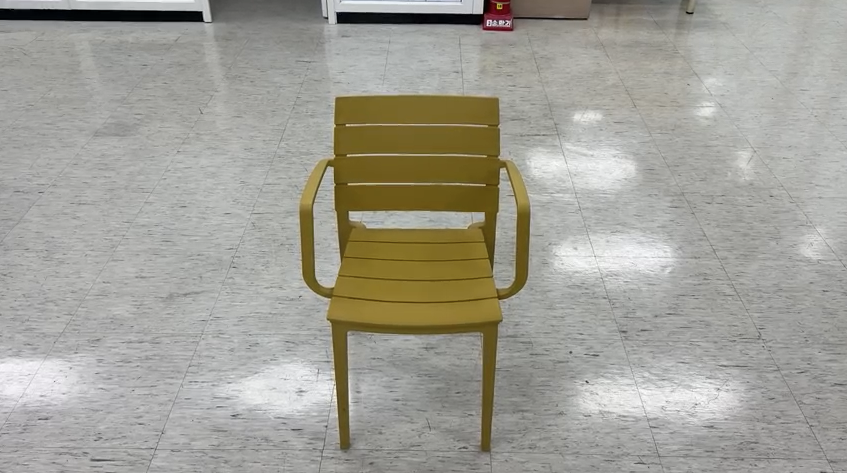
#> input picture assets/chair_template.png, 847 x 473 px, found by its file name
$ python test2.py
#> lines starting #> are read from the running program, lines starting #| are printed output that depends on the picture; after the words box and inside, x2 and y2 are one past the last pixel; in counts of white or black regions, pixels touching at a corner belong together; pictures that were not available may be replaced by others from this repository, and a replacement may not be noted
#> in main, tmpl_bgr is the input picture: shape (473, 847, 3); mean B, G, R 150.8, 159.8, 161.4
#!/usr/bin/env python3
# -*- coding: utf-8 -*-
"""
Step 2b — 엣지 기반 템플릿 매칭 + 원래 FPS로 재생 (정리 버전)
- 엣지(Canny) + 형태학 정리 후 템플릿 매칭
- FPS 스케줄러로 재생 속도 1x 유지 (늦으면 프레임 드롭 옵션)
- 전역 검색 버전 (로컬 검색은 다음 단계에서 추가)

기본 경로:
  영상  : ../img/chair_test_480p_30fps.mp4
  템플릿: /img/chair_template.png
"""

import cv2
import numpy as np
import argparse
from typing import Tuple
import time

# ---------------- 유틸 ----------------
def resize_keep_w(img, max_w: int) -> Tuple:
    """가로폭 기준 리사이즈 (표시/속도 조절). (resized, scale) 반환"""
    h, w = img.shape[:2]
    if max_w and w > max_w:
        scale = max_w / float(w)
        return cv2.resize(img, (int(w * scale), int(h * scale))), scale
    return img, 1.0

def get_method(name: str) -> int:
    table = {
        "TM_SQDIFF": cv2.TM_SQDIFF,
        "TM_SQDIFF_NORMED": cv2.TM_SQDIFF_NORMED,
        "TM_CCORR": cv2.TM_CCORR,
        "TM_CCORR_NORMED": cv2.TM_CCORR_NORMED,
        "TM_CCOEFF": cv2.TM_CCOEFF,
        "TM_CCOEFF_NORMED": cv2.TM_CCOEFF_NORMED,
    }
    return table.get(name.upper(), cv2.TM_CCORR)  # 안전하게 CCORR 기본

# 엣지 + 형태학 정리
def edges_clean(
    bgr,
    blur=3,
    k1=0.66,     # median 기반 아래 임계 비율
    k2=1.33,     # median 기반 위 임계 비율
    op: str = "none",   # "opening" | "closing" | "both" | "none"
    ksize: int = 3,
    open_iter: int = 1,
    close_iter: int = 1,
    min_area: int = 0   # 0이면 면적 필터 끔
):
#> called with blur = 3, k1 = 0.66, k2 = 1.33, op = 'closing', ksize = 3, open_iter = 1, close_iter = 1, min_area = 10
    g = cv2.cvtColor(bgr, cv2.COLOR_BGR2GRAY)
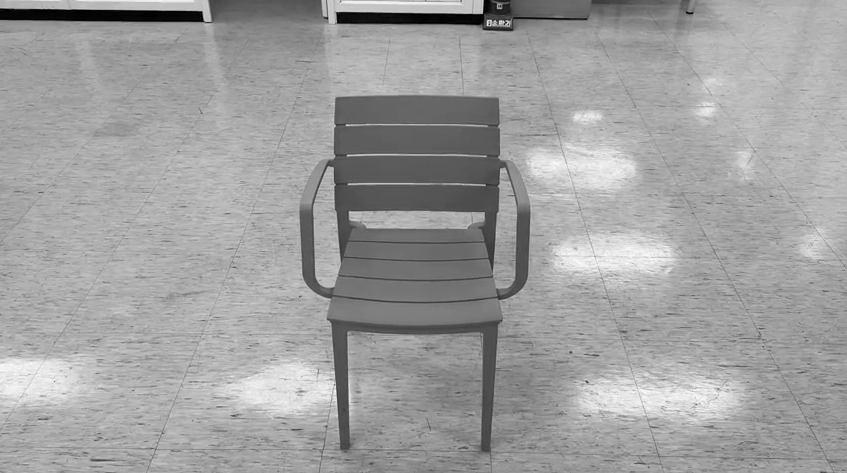
#> g: shape (473, 847); min 0, max 254, mean 159.2
    if blur:
        g = cv2.GaussianBlur(g, (blur, blur), 0)

    med = float(np.median(g))
#> med = 166
    lo = int(max(0, (1.0 - k1) * med))   # ← 인자 k1 사용
#> lo = 56
    hi = int(min(255, (1.0 + k2) * med)) # ← 인자 k2 사용
#> hi = 255
    e = cv2.Canny(g, lo, hi)
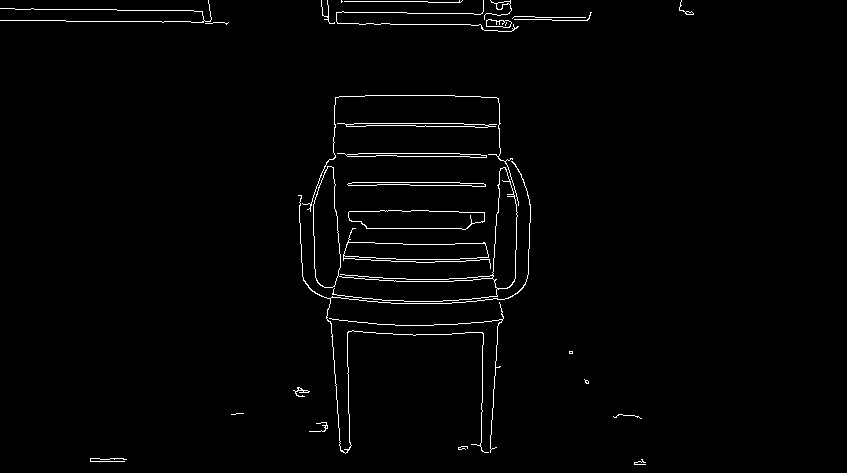
#> e: shape (473, 847); 1.6% white in thin lines or dots, all inside (x1, y1, x2, y2) = (0, 0, 694, 465)

    if op != "none":
        K = cv2.getStructuringElement(cv2.MORPH_RECT, (ksize, ksize))
        if op in ("opening", "both"):
            e = cv2.morphologyEx(e, cv2.MORPH_OPEN,  K, iterations=open_iter)
        if op in ("closing", "both"):
            e = cv2.morphologyEx(e, cv2.MORPH_CLOSE, K, iterations=close_iter)
#> e: shape (473, 847); 2.1% white; 17 white regions (3 under 20 px), largest, box (x1, y1, x2, y2) and area: (298, 95, 531, 454) 5342, (321, 0, 519, 32) 688, (347, 182, 486, 187) 502
            if ksize >= 3:
                e = cv2.erode(e, K, iterations=1)  # 너무 굵어지면 살짝 얇게
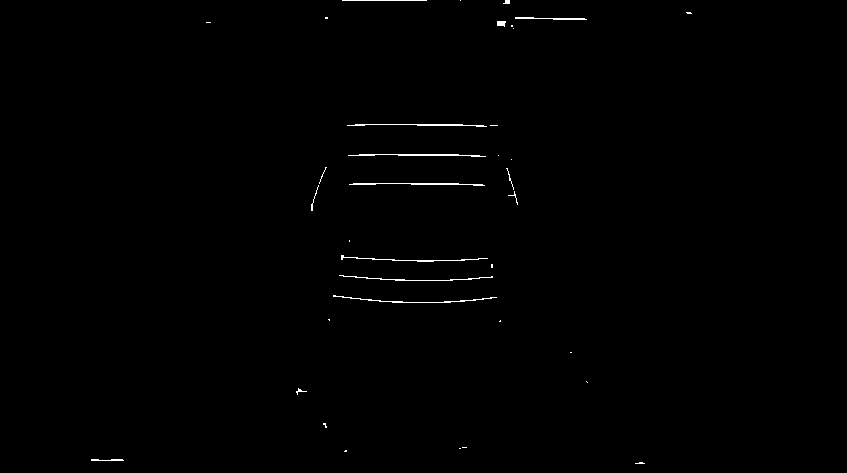
#> e: shape (473, 847); 0.44% white in thin lines or dots, all inside (x1, y1, x2, y2) = (91, 0, 692, 464)

    if min_area > 0:
        n, labels, stats, _ = cv2.connectedComponentsWithStats((e > 0).astype(np.uint8), connectivity=8)
#> labels: shape (473, 847) int32; 37 distinct labels, from 0 to 36
#> n = 37; stats = 37 rows, first 6: [0, 0, 847, 473, 398864], [342, 0, 85, 1, 85], [460, 0, 1, 1, 1], [503, 0, 7, 4, 22], [686, 12, 6, 2, 10], [325, 17, 3, 2, 6]
        mask = np.zeros_like(e)
        for i in range(1, n):  # 0 = background
            if stats[i, cv2.CC_STAT_AREA] >= min_area:
                mask[labels == i] = 255
        e = mask

    return e

# ---------------- 메인 ----------------
def parse_args():
    p = argparse.ArgumentParser(description="Edge-based template matching with FPS scheduler")
    p.add_argument("--video", type=str, default="../img/chair_test_480p_30fps.mp4",
                   help="영상 경로 또는 0(웹캠). 기본: ../img/chair_test_480p_30fps.mp4")
    p.add_argument("--template", type=str, default="/img/chair_template.png",
                   help="템플릿 이미지 경로 (의자 ROI). 기본: /img/chair_template.png")
    p.add_argument("--maxw", type=int, default=1280,
                   help="프레임 표시/처리용 최대 가로폭 (속도/가독성). 기본: 1280")
    p.add_argument("--method", type=str, default="TM_CCORR",
                   help="매칭 방법. 엣지 기반에선 TM_CCORR 권장(정규화 문제 회피)")
    # 형태학 파라미터(필요시 CLI로 튜닝)
    p.add_argument("--tmpl-op", type=str, default="closing",
                   help="템플릿: none|opening|closing|both (기본: closing)")
    p.add_argument("--tmpl-min-area", type=int, default=10,
                   help="템플릿: 작은 조각 제거 임계(픽셀). 기본: 10")
    p.add_argument("--frm-op", type=str, default="none",
                   help="프레임: none|opening|closing|both (기본: none — 네 세팅)")
    p.add_argument("--frm-min-area", type=int, default=0,
                   help="프레임: 작은 조각 제거 임계(픽셀). 기본: 0")
    return p.parse_args()

def main():
    args = parse_args()

    # 입력/템플릿
    source = 0 if str(args.video) == "0" else args.video
    cap = cv2.VideoCapture(source)
    if not cap.isOpened():
        raise SystemExit(f"[Error] Cannot open source: {args.video}")

    tmpl_bgr = cv2.imread(args.template)
    if tmpl_bgr is None:
        cap.release()
        raise SystemExit(f"[Error] Cannot read template: {args.template}")

    # 템플릿 엣지 & 마스크
    tmpl_edges = edges_clean(
        tmpl_bgr, op=args.tmpl_op, ksize=3, open_iter=1, close_iter=1, min_area=args.tmpl_min_area
    )
    tmpl_mask = (tmpl_edges > 0).astype(np.uint8)
    th, tw = tmpl_edges.shape[:2]
#> th = 473; tw = 847
    print(f"[Info] Template edge size: {tw}x{th}")
#| [Info] Template edge size: 847x473

    method = get_method(args.method)
    print(f"[Info] Matching method: {args.method}")

    # FPS 스케줄러
    fps = float(cap.get(cv2.CAP_PROP_FPS) or 0.0)
    if fps <= 0:
        fps = 30.0
    frame_period = 1.0 / fps
    next_tick = time.perf_counter() + frame_period
    DROP_LATE_FRAMES = True
    delay_ms = int(frame_period * 1000)
    print(f"[Info] Source FPS: {fps:.2f} (period={delay_ms} ms)")

    while True:
        ret, frame = cap.read()
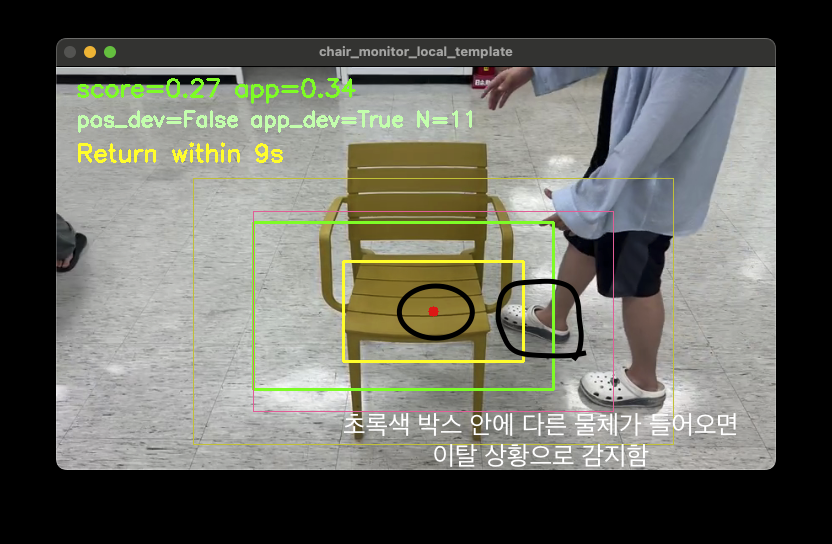
#> input picture src/tests/problem.png, 832 x 544 px, given in place of chair_test_480p_30fps.mp4, which was not available
#> frame is the input picture: shape (544, 832, 3); mean B, G, R 93.8, 102.3, 101.4
        if not ret or frame is None:
            break

        frame_resized, _ = resize_keep_w(frame, args.maxw)

        # 프레임 엣지
        frm_edges = edges_clean(
            frame_resized, op=args.frm_op, ksize=3, open_iter=1, close_iter=1, min_area=args.frm_min_area
        )
#> call 2 of edges_clean, with blur = 3, k1 = 0.66, k2 = 1.33, op = 'none', ksize = 3, open_iter = 1, close_iter = 1, min_area = 0
#> in edges_clean (call 2), `g = cv2.cvtColor(bgr, cv2.COLOR_BGR2GRAY)`:
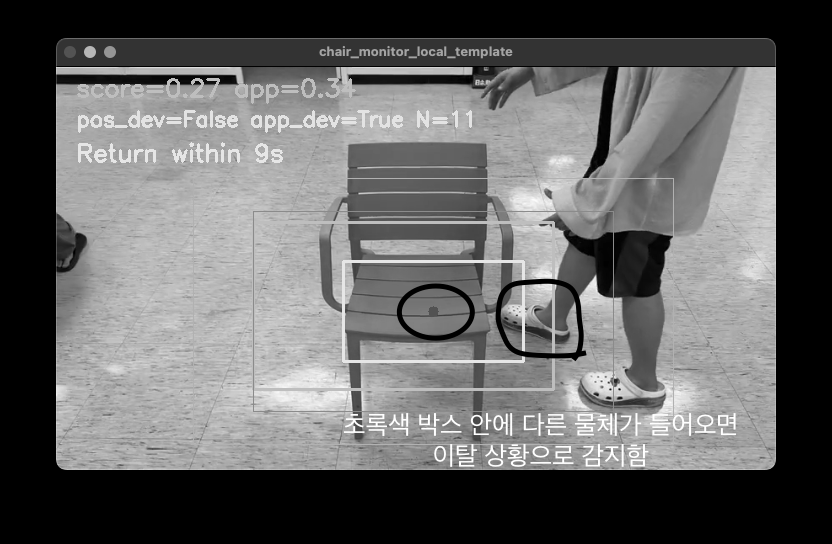
#> g: shape (544, 832); min 0, max 255, mean 101
#> in edges_clean (call 2), `med = float(np.median(g))`: med = 125
#> in edges_clean (call 2), `lo = int(max(0, (1.0 - k1) * med))`: lo = 42
#> in edges_clean (call 2), `e = cv2.Canny(g, lo, hi)`:
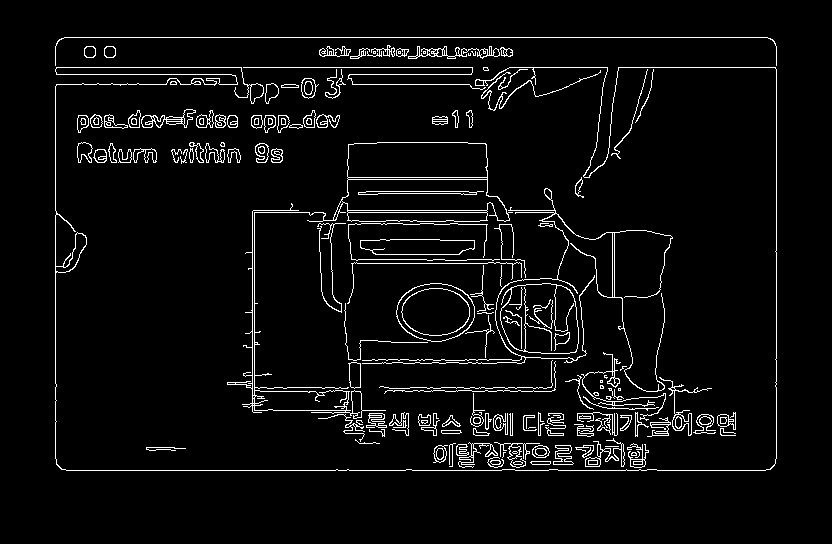
#> e: shape (544, 832); 4.7% white in thin lines or dots, all inside (x1, y1, x2, y2) = (55, 37, 777, 471)

        H, W = frm_edges.shape[:2]
#> H = 544; W = 832
        if th > H or tw > W:
            vis = cv2.cvtColor(frm_edges, cv2.COLOR_GRAY2BGR)
            cv2.putText(vis, "Template larger than frame — use smaller template.",
                        (20, 40), cv2.FONT_HERSHEY_SIMPLEX, 0.7, (0, 0, 255), 2)
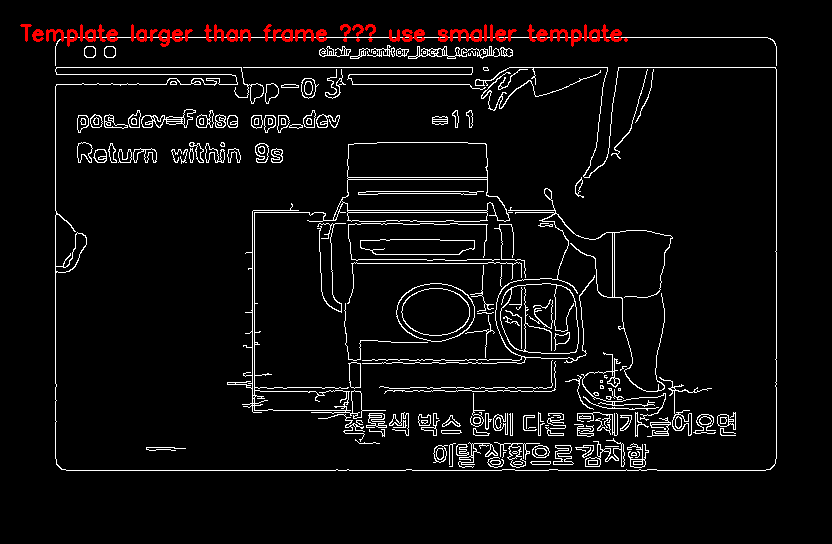
#> vis: shape (544, 832, 3); mean B, G, R 11.8, 11.8, 13.9
            # 아래 스케줄러 공통 로직으로 이동
        else:
            # 엣지 픽셀 충분한지 체크 → 부족하면 그레이스로 안전매칭
            MIN_EDGE_PIX = 50
            nonzero_frm = int((frm_edges > 0).sum())
            nonzero_tmpl = int((tmpl_edges > 0).sum())

            if nonzero_frm < MIN_EDGE_PIX or nonzero_tmpl < MIN_EDGE_PIX:
                gray = cv2.cvtColor(frame_resized, cv2.COLOR_BGR2GRAY)
                tmpl_gray = cv2.cvtColor(tmpl_bgr, cv2.COLOR_BGR2GRAY)
                # (필요 시) 템플릿 축소
                gh, gw = gray.shape[:2]
                gth, gtw = tmpl_gray.shape[:2]
                if gth > gh or gtw > gw:
                    s = min(gh / gth, gw / gtw, 1.0)
                    tmpl_gray = cv2.resize(tmpl_gray, (int(gtw * s), int(gth * s)))
                    gth, gtw = tmpl_gray.shape[:2]
                res = cv2.matchTemplate(gray, tmpl_gray, cv2.TM_CCORR)
                _, score, _, top_left = cv2.minMaxLoc(res)
                x1, y1 = top_left
                x2, y2 = x1 + gtw, y1 + gth
                vis = cv2.cvtColor(gray, cv2.COLOR_GRAY2BGR)
            else:
                # 엣지 + 마스크 매칭 (정규화 없는 CCORR 기본)
                res = cv2.matchTemplate(frm_edges, tmpl_edges, method, mask=tmpl_mask)
                min_val, max_val, min_loc, max_loc = cv2.minMaxLoc(res)
                if method in (cv2.TM_SQDIFF, cv2.TM_SQDIFF_NORMED):
                    score = 1.0 - float(min_val)
                    top_left = min_loc
                else:
                    score = float(max_val)
                    top_left = max_loc
                x1, y1 = top_left
                x2, y2 = x1 + tw, y1 + th
                vis = cv2.cvtColor(frm_edges, cv2.COLOR_GRAY2BGR)

            cv2.rectangle(vis, (x1, y1), (x2, y2), (0, 255, 0), 2)
            cv2.putText(vis, f"score={score:.3f}", (20, 30),
                        cv2.FONT_HERSHEY_SIMPLEX, 0.9, (0, 255, 0), 2)
            cv2.putText(vis, f"delay={delay_ms}ms", (20, 60),
                        cv2.FONT_HERSHEY_SIMPLEX, 0.7, (180, 255, 180), 2)

        # --- 공통: 표시 & 스케줄러 ---
        cv2.imshow("edge_template_match", vis)
        now = time.perf_counter()
        sleep_s = next_tick - now

        if sleep_s > 0:
            key = cv2.waitKey(int(sleep_s * 1000)) & 0xFF
        else:
            if DROP_LATE_FRAMES:
                late = -sleep_s
                while late > frame_period and cap.grab():
                    late -= frame_period
                    next_tick += frame_period
                key = cv2.waitKey(1) & 0xFF
#> (key Esc is pressed here)
            else:
                key = cv2.waitKey(1) & 0xFF

        next_tick += frame_period
        if key == 27:
            break

    cap.release()
    cv2.destroyAllWindows()

if __name__ == "__main__":
    main()
